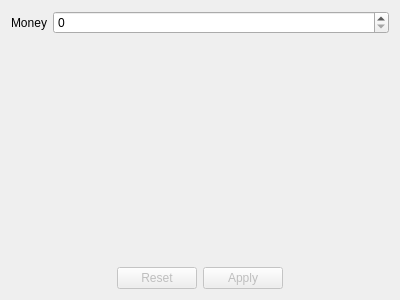
<?xml version="1.0" encoding="UTF-8"?>
<ui version="4.0">
 <class>Section9Tab</class>
 <widget class="QWidget" name="Section9Tab">
  <property name="geometry">
   <rect>
    <x>0</x>
    <y>0</y>
    <width>400</width>
    <height>300</height>
   </rect>
  </property>
  <property name="windowTitle">
   <string notr="true">Form</string>
  </property>
  <layout class="QVBoxLayout" name="verticalLayout">
   <item>
    <layout class="QFormLayout" name="formLayout">
     <item row="0" column="0">
      <widget class="QLabel" name="label">
       <property name="text">
        <string>Money</string>
       </property>
      </widget>
     </item>
     <item row="0" column="1">
      <widget class="QSpinBox" name="moneySB">
       <property name="maximum">
        <number>999999</number>
       </property>
      </widget>
     </item>
    </layout>
   </item>
   <item>
    <layout class="QHBoxLayout" name="horizontalLayout_3">
     <item>
      <spacer name="horizontalSpacer">
       <property name="orientation">
        <enum>Qt::Horizontal</enum>
       </property>
       <property name="sizeHint" stdset="0">
        <size>
         <width>40</width>
         <height>20</height>
        </size>
       </property>
      </spacer>
     </item>
     <item>
      <widget class="QPushButton" name="resetButton">
       <property name="enabled">
        <bool>false</bool>
       </property>
       <property name="text">
        <string>Reset</string>
       </property>
      </widget>
     </item>
     <item>
      <widget class="QPushButton" name="applyButton">
       <property name="enabled">
        <bool>false</bool>
       </property>
       <property name="text">
        <string>Apply</string>
       </property>
      </widget>
     </item>
     <item>
      <spacer name="horizontalSpacer_2">
       <property name="orientation">
        <enum>Qt::Horizontal</enum>
       </property>
       <property name="sizeHint" stdset="0">
        <size>
         <width>40</width>
         <height>20</height>
        </size>
       </property>
      </spacer>
     </item>
    </layout>
   </item>
  </layout>
 </widget>
 <resources/>
 <connections/>
</ui>
